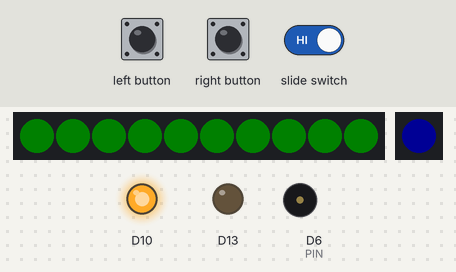
A sketch run on a simulated Adafruit Circuit Playground Express. Parts: 10 RGB LEDs in strip order, left to right, 1 RGB LEDs in strip order, left to right, output pins drawn as LEDs (lit = HIGH), buzzer (waves = sounding). Dashed ring = blinking. Inputs (shaded band) come from the test bench. Dim RGB values are drawn brighter than linear.

Above: at 1.2 s.
1.3 s: left button pressed for 3.2 s
At 3.5 s:
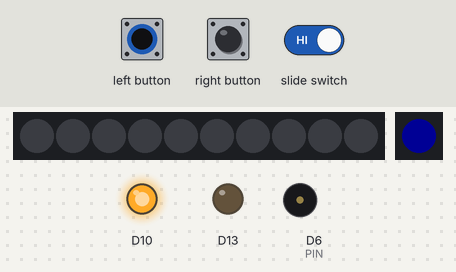
6.0 s: right button pressed for 0.15 s
At 7.5 s:
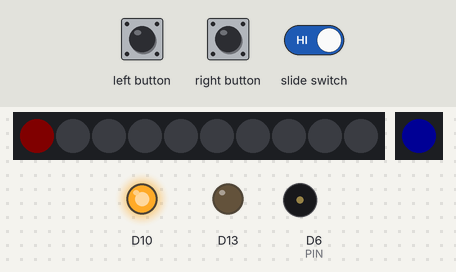
9.9 s: left button pressed for 0.15 s
At 10.01 s:
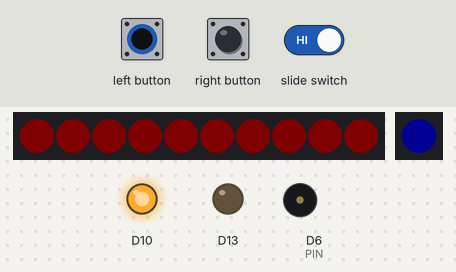
13.8 s: right button pressed for 1 s
At 16.0 s:
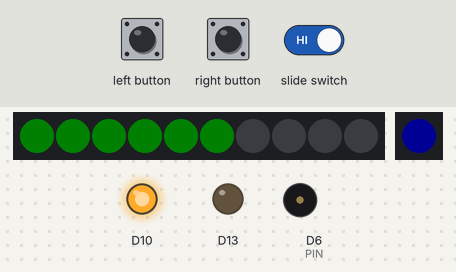
16.3 s: slide switch set LOW
At 16.8 s:
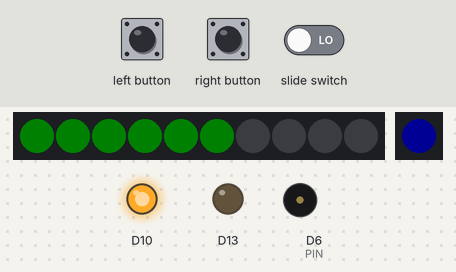
17.8 s: slide switch set HIGH
At 19.6 s:
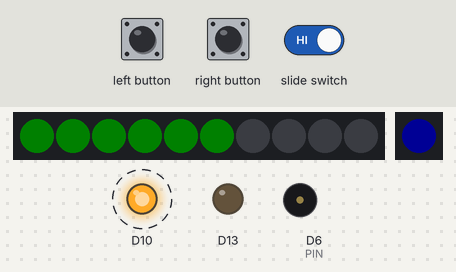
Timing chart, 0 to 22.6 s (numbered marks = the images above; inputs shaded):
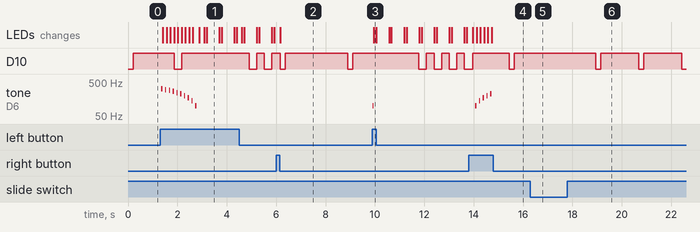

Measured:
- after the input at 1.3 s, tone on D6 (PIN): plays 316 Hz for 0.05 s, 300 Hz for 0.05 s, 282 Hz for 0.05 s, 264 Hz for 0.05 s, 244 Hz for 0.05 s, 223 Hz for 0.05 s … (10 notes in this stretch), starting after 0.05 s; the LEDs: first change after 0.11 s (image 1 shows a later state)
- after the input at 6.0 s, D10: alternates HIGH for 2.5 s and LOW for 0.20 s, starting after 0.18 s; the LEDs: change after 0.18 s (image 2)
- after the input at 9.9 s, tone on D6 (PIN): silent → 100 Hz at once, → silent 0.05 s later; the LEDs: change after 0.06 s (image 3)
- after the input at 13.8 s, tone on D6 (PIN): plays 100 Hz for 0.05 s, 141 Hz for 0.05 s, 173 Hz for 0.05 s, 200 Hz for 0.05 s, 223 Hz for 0.05 s, starting after 0.27 s; the LEDs: first change after 0.17 s (image 4 shows a later state)
- after the input at 16.3 s, D10: stays HIGH (without the input it goes to LOW after 0.89 s)
- after the input at 17.8 s, D10: alternates HIGH for 1.5 s and LOW for 0.21 s, starting after 1.1 s
- what the display in image 1 shows lasts 0.5 s, from 3.2 s to 3.7 s

The sketch:

HealthPrototype.ino
```cpp
///////////////////////////////////////////////////////////////////////////////
// Circuit Playground Health Prototype
//
// Author: James Fey using code from Carter Nelson's example
// This Is the Larp Health Prototype
// Materials:
// Circuit Playground by adafruit
// Vibe Motor

#include <Adafruit_CircuitPlayground.h>
#include <Wire.h>
#include <Adafruit_NeoPixel.h>

#define PIN 6

uint16_t value;
uint8_t pixels;

bool leftButtonPressed;
bool rightButtonPressed;
int motorState;
long interval;
unsigned long previousMillis = 0;
bool isFighting;
uint32_t fightingLight;
Adafruit_NeoPixel strip = Adafruit_NeoPixel(1, PIN, NEO_GRB + NEO_KHZ800);
uint32_t blue = 0x0000FF;
uint32_t red = 0xFF0000;

///////////////////////////////////////////////////////////////////////////////
void setup() {
  Serial.begin(9600);
  value = 1000;
  CircuitPlayground.begin();
  CircuitPlayground.setBrightness(5);
  pinMode(10, OUTPUT);
  interval = 0;
  motorState = HIGH;
  strip.begin();
  strip.setBrightness(20);
  strip.show(); // Initialize all pixels to 'off'
  digitalWrite(10, motorState);
  fightingLight = blue;
  isFighting = false;

}

///////////////////////////////////////////////////////////////////////////////
void loop() {
  unsigned long currentMillis = millis();
  leftButtonPressed = CircuitPlayground.leftButton();
  rightButtonPressed = CircuitPlayground.rightButton();
  if (rightButtonPressed and leftButtonPressed){
    if (isFighting == false) {
      isFighting = true;
      fightingLight = red;
    } else {
      isFighting = false;
      fightingLight = blue;
    }
    delay(200);
  }
  strip.setPixelColor(0, fightingLight);
  strip.show();


//Check Button and adjust value
  if (rightButtonPressed and !leftButtonPressed and value < 1000){
    CircuitPlayground.playTone(sqrt(value)*10, 50);
    if (!CircuitPlayground.slideSwitch()){
      digitalWrite(10, LOW);
      delay(200);
    }
    value += 100;
    if (!CircuitPlayground.slideSwitch()){
      digitalWrite(10, HIGH);
    }
  }

  if (leftButtonPressed and !rightButtonPressed and value > 0){
    CircuitPlayground.playTone(sqrt(value)*10, 50);
    if (!CircuitPlayground.slideSwitch()){
        digitalWrite(10, LOW);
        delay(200);
    }
    value -= 100;
    if (!CircuitPlayground.slideSwitch()){
      digitalWrite(10, HIGH);
    }
  }

//vibe handling
  if (currentMillis - previousMillis >= interval) {
    // save the last time you blinked the LED
    previousMillis = currentMillis;

    // if the Motor is off turn it on and vice-versa:
    if (motorState == LOW) {
      motorState = HIGH;
    } else {
      motorState = LOW;
      interval = 200;
    }

    // set the motor with the motorState of the variable if switch:
    if (CircuitPlayground.slideSwitch()){
      digitalWrite(10, motorState);
    }
  }

//set function
  pixels = map(value, 0, 1000, 0, 10);

  CircuitPlayground.clearPixels();
//Green Lights and high health
  if (value > 500){
    for (int p=0; p<pixels; p++) {
      CircuitPlayground.setPixelColor(p, 0x00FF00);
    }
    if (motorState == HIGH){
      interval = 1500;
    }
//Yellow Lights and mid Health
  } else if (value > 200 and value < 600) {
    for (int p=0; p<pixels; p++) {
      CircuitPlayground.setPixelColor(p, 0x808000);
    }
    if (motorState == HIGH){
      interval = 2000;
    }
//red lights and low health
  } else if (value > 0 and value < 300) {
    for (int p=0; p<pixels; p++) {
      CircuitPlayground.setPixelColor(p, 0xFF0000);
    }
    if (motorState == HIGH){
      interval = 2500;
    }
//FLashing red dead
  }else if (value == 0) {
    for (int p=0; p<10; p++) {
      CircuitPlayground.setPixelColor(p, 0xFF0000);
    }
    delay(100);
    CircuitPlayground.clearPixels();
    delay(100);

    }
  delay(100);
}
```
